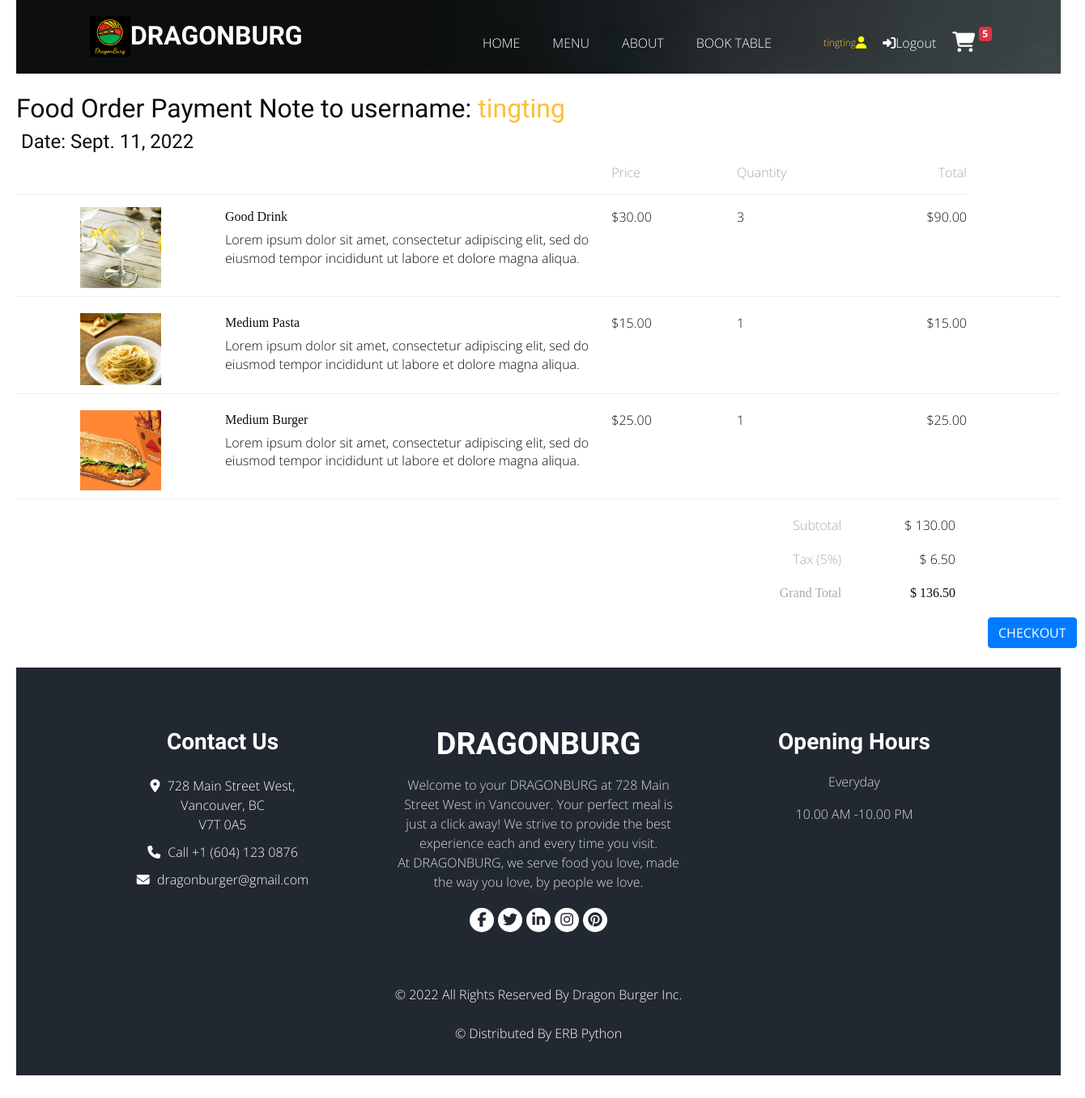
The app's page /cart/ (signed in) with its own data.
### cart/models.py (models this page shows, shortened)
class CartOrderDetail(models.Model):
    cartorder_id = models.IntegerField()
    item_id = models.IntegerField()
    qty = models.IntegerField()
    price = models.DecimalField(max_digits=10, decimal_places=2)
    is_confirmed = models.BooleanField(default=False)

### menu_items/models.py (models this page shows, shortened)
class Item(models.Model):
    type = models.ForeignKey(Type, on_delete=models.DO_NOTHING)
    item_name = models.CharField(max_length=200)
    item_desciption = models.TextField(blank=True)
    item_photo = models.ImageField(upload_to='photos/%Y/%m/%d', blank=True)
    price = models.DecimalField(max_digits=10, decimal_places=2)
    is_displayed = models.BooleanField(default=False)

### cart/views.py (the view)
# urls.py: path('', views.cart, name='cart'),
def cart(request):
    if request.user.is_authenticated: # check if user has login
        if request.method == 'POST':
            def isNum(data):
                try:
                    int(data)
                    return True
                except ValueError:
                    return False
            orderQty = request.POST['orderQty']
            if isNum(orderQty) == False:
                messages.error(request, "Please input valid figure. Thank you")
                return redirect('menu') #if input is figure then return to menu
            if int(orderQty) == 0 or int(orderQty) < 0 :
                messages.error(request, "Please input vaild figure. Thank you")
                return redirect('menu') #if input is figure then return to menu
            current_user = request.user
            userID = current_user.id
            itemID = request.POST['itemID']
            itemName = request.POST['itemName']
            orderQty = int(request.POST['orderQty'])
            itemPrice = request.POST['itemPrice']
            test={
                    "userID" : userID,
                    "itemID" : itemID,
                    "itemName" : itemName,
                    "orderQty" : orderQty,
                    "itemPrice" : itemPrice,
            }
            if CartOrder.objects.filter(user_id = userID).exists():
                cart_order = CartOrder.objects.get(user_id = userID)
                if CartOrderDetail.objects.filter(cartorder_id =cart_order.pk, item_id=itemID).exists():
                    cart_order_detail = CartOrderDetail.objects.get(cartorder_id =cart_order.pk, item_id=itemID)
                    cart_order_detail.qty = cart_order_detail.qty + orderQty
                    cart_order_detail.save()
                    cart_order_details = CartOrderDetail.objects.filter(cartorder_id =cart_order.pk).values()
                else: # cart_order_details not exist
                    cart_order_detail = CartOrderDetail(
                        cartorder_id = cart_order.pk,
                        item_id = itemID,
                        qty = orderQty,
                        price = itemPrice,
                        is_confirmed = False)
                    cart_order_detail.save()
                    cart_order_details = CartOrderDetail.objects.filter(cartorder_id =cart_order.pk).values()
            else:  # cart order not exist
                cart_order=CartOrder(user_id=userID, selection_date=datetime.date.today())
                cart_order.save()
                cart_order = CartOrder.objects.get(user_id = userID)
                cart_order_detail = CartOrderDetail(
                    cartorder_id = cart_order.pk,
                    item_id=itemID,
                    qty = orderQty,
                    price = itemPrice ,
                    is_confirmed = False)
                cart_order_detail.save()
                cart_order_details = CartOrderDetail.objects.filter(cartorder_id =cart_order.pk).values()
            qty_sum=0
            for cart_order_detail in cart_order_details:
                item_id = cart_order_detail['item_id']
                qty_sum = qty_sum + cart_order_detail['qty']
                temp = get_object_or_404(Item, pk=item_id)
                photo = temp.item_photo
                name  = temp.item_name
                desc  = temp.item_desciption
                cart_order_detail['photo'] = photo
                cart_order_detail['name'] = name
                cart_order_detail['desc'] = desc
                price = cart_order_detail['price']
                qty = cart_order_detail['qty']
                sub_total = qty*price
                cart_order_detail['sub_total'] = sub_total
            total=0
            for cart_order_detail in cart_order_details:
                 total = total + cart_order_detail['sub_total']
            tax_rate = 0.05
            tax_amount = Decimal(tax_rate)*total
            total_include_tax = total + tax_amount
            tax_amount = "{:.2f}".format(tax_amount)
            total_include_tax = "{:.2f}".format(total_include_tax)
            current_user = request.user
            username = current_user.username
            email = current_user.email
            current_date = datetime.date.today()
            first_name = current_user.first_name
            last_name = current_user.last_name
            context = {
                "cart_order_details" : cart_order_details,
                "qty_sum" : qty_sum,
                "tax_amount" : tax_amount,
                "total_include_tax" : total_include_tax,
                "total" : total,
                "username" : username,
                "email" : email,
                "current_date" : current_date,
                "first_name"   : first_name,
                "last_name"    : last_name,
            }
            return render(request, 'accounts/shopping_cart.html', context)
        else: # user has login but not POST data
            current_user = request.user
            userID = current_user.id
            if CartOrder.objects.filter(user_id = userID).exists():
                cart_order = CartOrder.objects.get(user_id = userID)
                cart_order_details = CartOrderDetail.objects.filter(cartorder_id =cart_order.pk).values()
                if cart_order_details.exists(): # cart_order_details exists
                    items = Item.objects.filter(is_displayed=True).values()
                    qty_sum=0
                    for cart_order_detail in cart_order_details:
                        item_id = cart_order_detail['item_id']
                        qty_sum = qty_sum + cart_order_detail['qty']
                        temp = get_object_or_404(Item, pk=item_id)
                        photo = temp.item_photo
                        name  = temp.item_name
                        desc  = temp.item_desciption
                        cart_order_detail['photo'] = photo
                        cart_order_detail['name'] = name
                        cart_order_detail['desc'] = desc
                        price = cart_order_detail['price']
                        qty = cart_order_detail['qty']
                        sub_total = qty*price
                        cart_order_detail['sub_total'] = sub_total
                    total=0
                    for cart_order_detail in cart_order_details:
                        total = total + cart_order_detail['sub_total']
                    tax_rate = 0.05
                    tax_amount = Decimal(tax_rate)*total
                    total_include_tax = total + tax_amount
                    tax_amount = "{:.2f}".format(tax_amount)
                    total_include_tax = "{:.2f}".format(total_include_tax)
                    current_user = request.user
                    username = current_user.username
                    email = current_user.email
                    first_name = current_user.first_name
                    last_name = current_user.last_name
                    current_date = datetime.date.today()
                    context = {
                        "cart_order_details" : cart_order_details,
                        "qty_sum" : qty_sum,
                        "tax_amount" : tax_amount,
                        "total_include_tax" : total_include_tax,
                        "total" : total,
                        "username" : username,
                        "email" : email,
                        "current_date" : current_date,
                        "first_name"   : first_name,
                        "last_name"    : last_name,
                    }
                    return render(request, 'accounts/shopping_cart.html', context)
            else: # user has login but not POST data and check user has no CartOrder
                return render(request, 'accounts/shopping_cart.html')
    else: # user has no login
        return render(request,'login')

### templates/accounts/shopping_cart.html (shortened to what this page needs)
{% load static %}
<!DOCTYPE html>
<html>
  <head>
    <link
      rel="stylesheet"
      type="text/css"
      href="{% static 'css/bootstrap.css' %}"
    />
    <link rel="stylesheet" href="{% static '/css/shopping_cart.css' %}" />
    <link href="{% static 'css/font-awesome.min.css' %}" rel="stylesheet" />
    <link href="{% static 'css/style.css' %}" rel="stylesheet" />
    <link href="{% static 'css/responsive.css' %}" rel="stylesheet" />
  </head>
  <body {% if request.path != '/' %}class="sub_page"{% endif %}>
    <div class="hero_area">
      <div class="bg-box">
        <img src="{% static 'images/hero-bg.jpg' %}" alt="" />
      </div>
      {% include 'partials/_header.html' %}
    </div>
    <br />
    <div>
    <h2><span style="display:inline;">Food Order Payment Note to username:&nbsp;<span  style="color:#ffbe33">{{ username }}</span><h2>
    <h4><span style="style=display:inline;">&nbsp;Date:&nbsp;{{ current_date }}</span></h4>
    </div>
    <br /><br />
    <div class="shopping-cart">
      <div class="column-labels">
        <label class="product-image">Image</label>
        <label class="product-details">Product</label>
        <label class="product-price">Price</label>
        <label class="product-quantity">Quantity</label>
        <label class="product-line-price">Total</label>
      </div>
      {% for cart_order_detail in cart_order_details %}
      <div class="product">
        <div class="product-image">
          <img src="{{  cart_order_detail.photo.url  }}" />
        </div>
        <div class="product-details">
          <div class="product-title">{{ cart_order_detail.name }}</div>
          <p class="product-description">{{ cart_order_detail.desc }}</p>
        </div>
        <div class="product-price">{{ cart_order_detail.price }}</div>
        <div class="product-quantity">
          {{ cart_order_detail.qty }}
        </div>
        <div class="product-line-price">{{ cart_order_detail.sub_total }}</div>
      </div>
      {% endfor %}
      <div class="totals">
        <div class="totals-item">
          <label>Subtotal</label>
          <div
            class="totals-value"
            id="cart-subtotal"
            style="position: relative; left: -130px"
          >
            {{ total }}
          </div>
        </div>
        <div class="totals-item">
          <label>Tax (5%)</label>
          <div
            class="totals-value"
            id="cart-tax"
            style="position: relative; left: -130px"
          >
            {{ tax_amount }}
          </div>
        </div>
        <div class="totals-item totals-item-total">
          <label>Grand Total</label>
          <div
            class="totals-value"
            id="cart-total"
            style="position: relative; left: -130px"
          >
            {{ total_include_tax }}
          </div>
        </div>
      </div>
      <button type="button" class="btn btn-primary" data-toggle="modal" data-target="#exampleModal"
      style = "position:relative; right:-1200px;">
      CHECKOUT
      </button>
    </div>
    <br />
    {% include 'partials/_footer.html' %}
  </body>
</html>

### templates/partials/_header.html (shortened to what this page needs)
{%  load static %}
<header class="header_section">
    <div class="container">
      <nav class="navbar navbar-expand-lg custom_nav-container ">
        <a class="navbar-brand" href="{% url 'index' %}">
          <p><img src="{% static  'images/favicon.png' %}"  width="50" height="50" align="left">
          <span>
            DRAGONBURG
          </span>
        </a>
        <div class="collapse navbar-collapse" id="navbarSupportedContent">
          <ul class="navbar-nav  mx-auto ">
            <li
                {% if '/' == request.path or 'index' in request.path %}
                class="nav-item active"
                {% else %}
                class="nav-item"
                {%  endif  %}
            >
             <a class="nav-link" href="{% url 'index' %}">Home{% if '/' == request.path or 'index' in request.path %}<span class="sr-only">(current){% else  %}{% endif %}</a>
            </li>
            <li
                {% if 'menu' in request.path %}
                class="nav-item active"
                {% else %}
                class="nav-item"
                {%  endif  %}
            >
              <a class="nav-link" href="{% url 'menu' %}">Menu{% if 'menu' in request.path %}<span class="sr-only">(current){% else  %}{% endif %}</a>
            </li>
            <li
                {% if 'about' in request.path %}
                class="nav-item active"
                {% else %}
                class="nav-item"
                {%  endif  %}
            >
              <a class="nav-link" href="{% url 'about' %}">About{% if 'about' in request.path %}<span class="sr-only">(current){% else  %}{% endif %}</a>
            </li>
            <li
                {% if 'book' in request.path %}
                class="nav-item active"
                {% else %}
                class="nav-item"
                {%  endif  %}
            >
              <a class="nav-link" href="{% url 'book' %}">Book Table{% if 'book' in request.path %}<span class="sr-only">(current){% else  %}{% endif %}</a>
            </li>
          </ul>
          <div class="user_option">
            {% if user.is_authenticated  %}
            <a href="{% url 'index'  %}" class="user_link" style="color:#ffbe33;
            font-size:12px" >{{ user.username }}
            </a>
            {% endif %}
            {% if user.is_authenticated  %}
            <a href="javascript:{document.getElementById('logout').submit()}" class="user_link">
              <i class="fas fa-sign-in-alt"></i>Logout
            </a>
            {% endif   %}
            {% if user.is_authenticated %}
            <a href="{%  url 'cart' %}" class="user_link">
              <i class="fa" style="font-size:25px; position-top:-20px;">&#xf07a;</i>
            <span class='badge badge-danger' style="position:relative; top: -15px;" id='lblCartCount'>
            {{ qty_sum }}</span></a>
            {% else  %}
            <a href="{% url 'login' %}" class="user_link">
            <i class="fa" style="font-size:25px; position-top:-20px;">&#xf07a;</i>
            <span class='badge badge-danger' style="position:relative; top: -15px;"id='lblCartCount'></span></a>
            {% endif %}
          </div>
        </div>
      </nav>
    </div>
  </header>

### records on screen
CartOrderDetail: shows a picture, name "Good Drink", desc "Lorem ipsum dolor sit amet, consectetur adipiscing elit, sed do eiusmod tempor incididunt ut labore et dolore magna aliqua.", price "30.00", qty "3", sub_total "90.00"
CartOrderDetail: shows a picture, name "Medium Pasta", desc "Lorem ipsum dolor sit amet, consectetur adipiscing elit, sed do eiusmod tempor incididunt ut labore et dolore magna aliqua.", price "15.00", qty "1", sub_total "15.00"
CartOrderDetail: shows a picture, name "Medium Burger", desc "Lorem ipsum dolor sit amet, consectetur adipiscing elit, sed do eiusmod tempor incididunt ut labore et dolore magna aliqua.", price "25.00", qty "1", sub_total "25.00"

### other values on screen
{{ user.username }} "tingting"
{{ qty_sum }} "5"
{{ username }} "tingting"
{{ total }} "130.00"
{{ tax_amount }} "6.50"
{{ total_include_tax }} "136.50"
